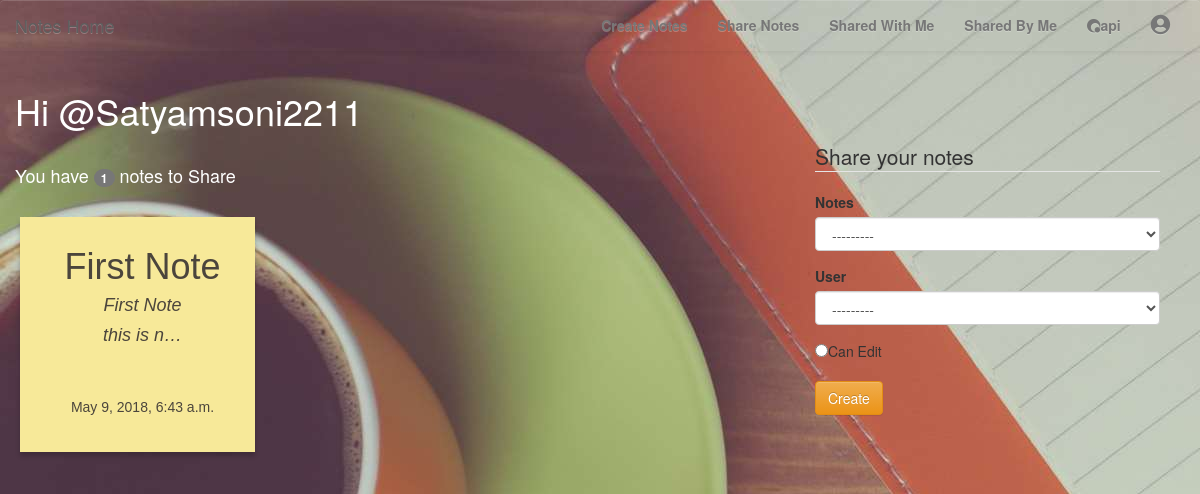
Before: /notes/sharenotes/ (signed in) with the older database file.
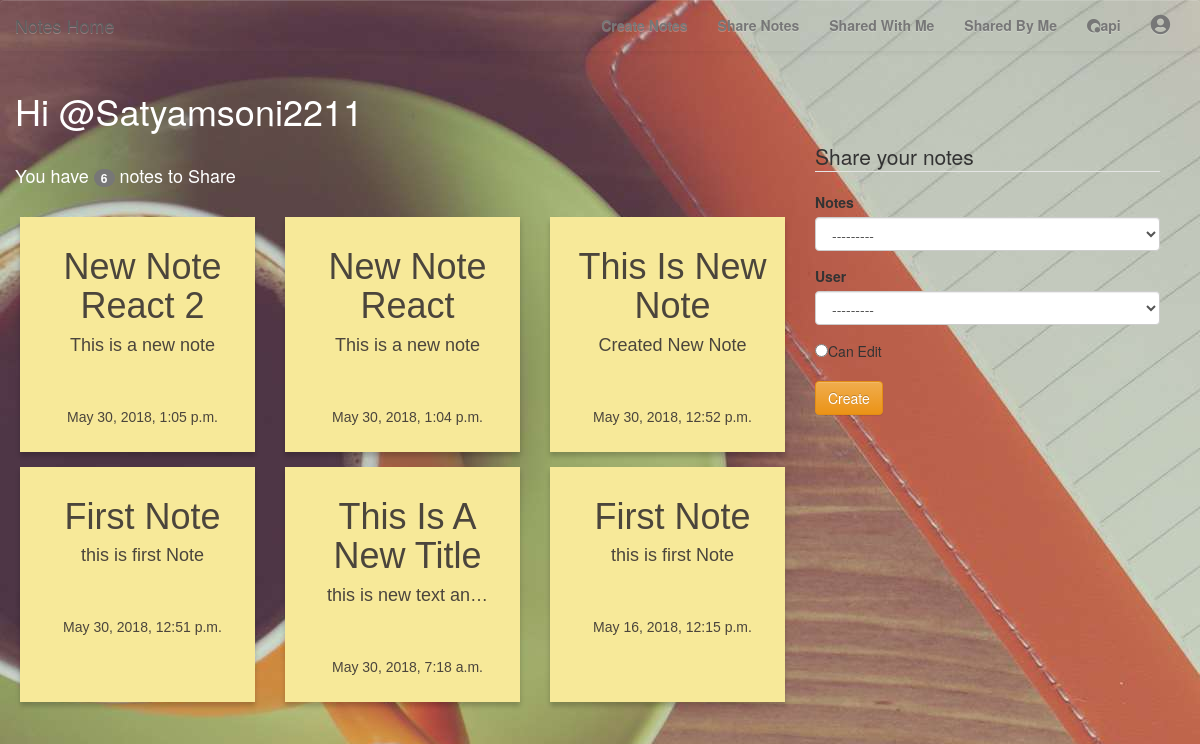
After: the same page with the newer database file.
### notes/models.py (models this page shows, shortened)
class Notes(models.Model):
    title = models.CharField(max_length=30)
    created = models.DateTimeField(auto_now=True)
    text = models.CharField(max_length=2000)
    user = models.ForeignKey(User,related_name='notes')
    class Meta:
        ordering = ['-created']

### notes/views.py (the view, shortened to what this page needs)
@login_required
def sharenotes(request): #To choose among available notes
    notes = Notes.objects.filter(user__username__iexact=request.user.username)
    return render(request,'notes/sharednotes_form.html',{'notes':notes,
                                                         'users':User.objects.exclude(username__iexact=request.user.username)})

### notes/templates/notes/sharednotes_form.html (shortened to what this page needs)
{% extends "base.html" %}
{% block content %}
{% load bootstrap3 %}
	<div class="row" style="height:1000px;">
		<div class="col-md-8 container-fluid">
			<h1 id='wh'>Hi @{{user.username|title}}</h1>
			<br>
			<h4 class="help-block" id='wh'>You have <span class="badge">{{user.notes.all.count}}</span> notes to Share</h4>
			<br>
			<div class="row">
				{% for note in notes %}
					<div class="col-md-4 note-wrap note-white" style="padding-left:20px;radius:10px;">
						<h1>{{note.title|title}}</h1>
						<h4>{{note.text|truncatechars_html:20|safe}}</h4>
						<br>
						<h5 style="bottom:0px">{{note.created}}</h5>
					</div>
				{% endfor %}
			</div>
		</div>
		<div class="col-md-4" style="padding-top:70px; padding-bottom:30px; padding-right:40px;">
			<form method="post">
				<legend>Share your notes</legend>
				<div class="form-group">
					<label class="control-label" for="id_note">Notes</label>
					<select name="note" class="form-control" title="" required="" id="id_note">
						<option value="" selected="">---------</option>
					</select>
				</div>
				<div class="form-group">
					<label class="control-label" for="id_user">User</label>
					<select name="user" class="form-control" title="" required="" id="id_user">
						<option value="" selected="">---------</option>
					</select>
				</div>
				<input type="radio" name="can_edit" value="True">Can Edit<br><br>
				<input type="submit" value="Create" class="btn btn-warning">
			</form>
		</div>
	</div>
{% endblock %}

Changed rows visible on the page:
removed Notes: title "First Note", text "First Note this is n…", created "May 9, 2018, 6:43 a.m."
added Notes: title "New Note React 2", text "This is a new note", created "May 30, 2018, 1:05 p.m."
added Notes: title "New Note React", text "This is a new note", created "May 30, 2018, 1:04 p.m."
added Notes: title "This Is New Note", text "Created New Note", created "May 30, 2018, 12:52 p.m."
added Notes: title "First Note", text "this is first Note", created "May 30, 2018, 12:51 p.m."
added Notes: title "This Is A New Title", text "this is new text an…", created "May 30, 2018, 7:18 a.m."
added Notes: title "First Note", text "this is first Note", created "May 16, 2018, 12:15 p.m."
Other visible differences:
{{ user.notes.all.count }}: "1" → "6"
